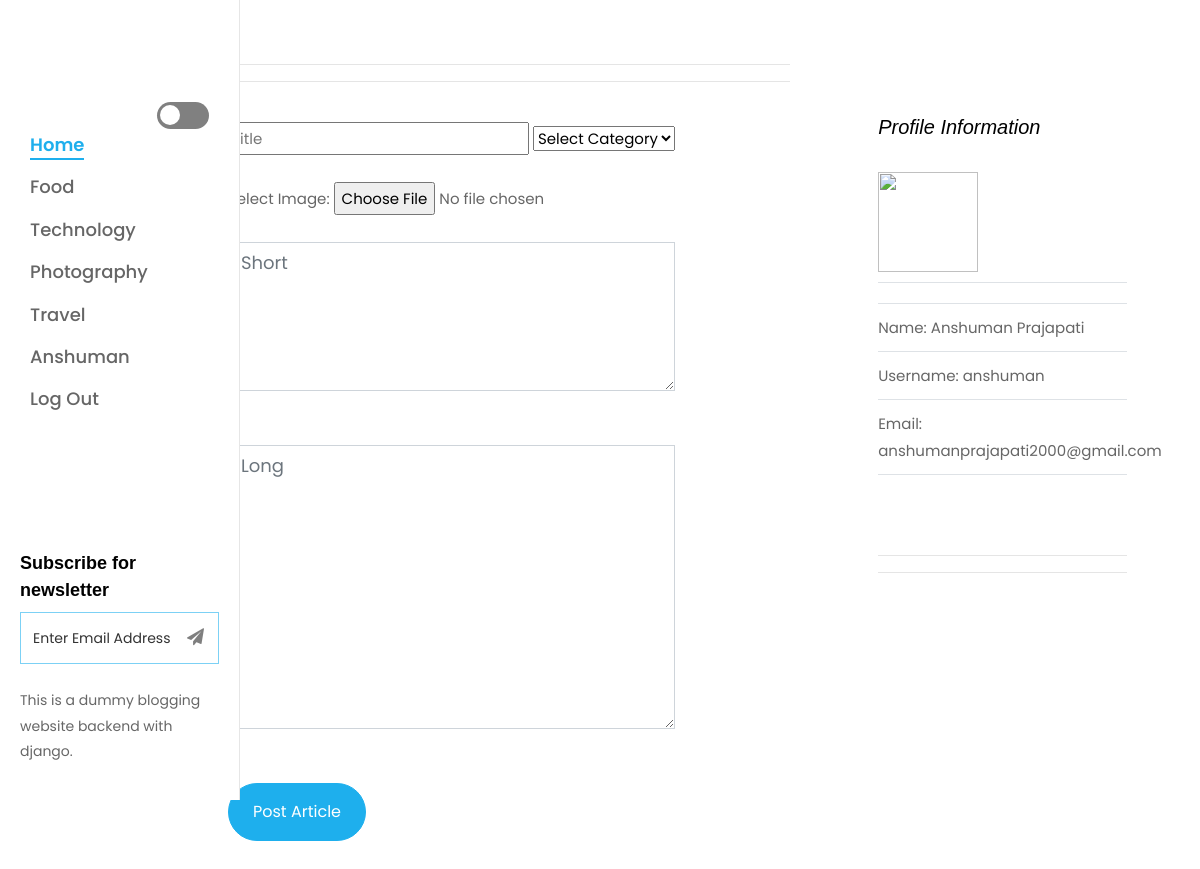
The app's page /addblog/ (signed in) with its own data.
### Blog/models.py (models this page shows)
class Categorie(models.Model):
    All_Cat = models.CharField(max_length=20, null=True)
    def __str__(self):
        return self.All_Cat

### Blog/views.py (the view, shortened to what this page needs)
# urls.py: path('addblog/', add_blog, name='addblog'),
def add_blog(request):
    data = UserDetail.objects.filter(usr=request.user).first()
    d = {"allcat": All_category(), "userdata":data}
    return render(request, 'newpost.html', d)

### Blog/views.py (called while the page is built)
def All_category():
    all_cat = Categorie.objects.all()
    return all_cat

### Blog/templates/newpost.html (shortened to what this page needs)
{% load static %}
<!DOCTYPE html>
<html lang="en">
  <head>
    <link rel="stylesheet" href="{% static 'css/open-iconic-bootstrap.min.css' %}">
    <link rel="stylesheet" href="{% static 'css/animate.css' %}">
    <link rel="stylesheet" href="{% static 'css/owl.carousel.min.css' %}">
    <link rel="stylesheet" href="{% static 'css/owl.theme.default.min.css' %}">
    <link rel="stylesheet" href="{% static 'css/magnific-popup.css' %}">
    <link rel="stylesheet" href="{% static 'css/aos.css' %}">
    <link rel="stylesheet" href="{% static 'css/ionicons.min.css' %}">
    <link rel="stylesheet" href="{% static 'css/bootstrap-datepicker.css' %}">
    <link rel="stylesheet" href="{% static 'css/jquery.timepicker.css' %}">
    <link rel="stylesheet" href="{% static 'css/flaticon.css' %}">
    <link rel="stylesheet" href="{% static 'css/icomoon.css' %}">
    <link rel="stylesheet" href="{% static 'css/style.css' %}">
  </head>
  <body>
  <div id="page">
		<aside id="aside" role="complementary" class="js-fullheight">
			<nav id="main-menu" role="navigation">
                <div class="toggle-container"><br>
                    <input type="checkbox" id="switch" name="theme" /><label for="switch">Toggle</label>
                </div>
				<ul>
					<li class="active"><a href="{% url 'Index' %}">Home</a></li>
					{% for i in allcat %}
					  <li><a href="{% url 'category' i.id %}">{{i}}</a></li>
					{% endfor %}
					{% if request.user.is_authenticated %}
					<li><a href="{% url 'profile' %}">{{ request.user.first_name }}</a></li>
					<li><a href="{% url 'logout' %}">Log Out</a></li>
					{% else %}
                    <li><a href="{% url 'login' %}">Sign In</a></li>
					 {% endif %}
				</ul>
			</nav>
			<div class="footer">
				<h1 id="logo" class="mb-4"><a href="index.html" style="background-image: url('https://image.freepik.com/free-vector/stylish-elegant-glassy-blue-abstract-background-design_48159-338.jpg');"><span>Ghumo</span></a></h1>
				<div class="mb-4">
					<h3>Subscribe for newsletter</h3>
					<form action="#" class="subscribe-form">
            <div class="form-group d-flex">
            	<div class="icon"><span class="icon-paper-plane"></span></div>
              <input type="text" class="form-control" placeholder="Enter Email Address">
            </div>
          </form>
				</div>
				<p class="pfooter">
	 This is a dummy blogging website backend with django.</p>
			</div>
		</aside>
		<div id="main">
			<section class="ftco-section ftco-no-pt ftco-no-pb">
	    	<div class="container">
	    		<div class="row d-flex">
	    			<div class="col-xl-8 py-5 px-md-5">
                        <hr><hr>
	    				<div class="row pt-md-4">
                            <div class="col-md-12">
                                <div class="blog-entry ftco-animate d-md-flex">
                                        <form class="post-form" action="#" method="post" enctype="multipart/form-data">
                                        <input type="text" name="title"  placeholder="Title"/>
                                        <select name="cat">
                                                <option value="">
                                                Select Category
                                                    {% for i in allcat %}
                                                </option>
                                                    {% endfor %}
                                        </select>
                                        <br><br>
                                      Select Image: <input name="img" type="file" placeholder="Cataegory"/><br><br>
                                      <textarea name="short" placeholder="Short" cols="12" rows="5" class="form-control"></textarea><br><br>
                                      <textarea name="long" placeholder="Long" cols="12" rows="10" class="form-control"></textarea><br><br>
                                      <button type="submit" class="btn btn-primary p-3 px-xl-4 py-xl-3">Post Article</button>
                                    </form>
                                </div>
                            </div>
			    		</div>
			    	</div>
	    			<div class="col-xl-4 sidebar ftco-animate bg-light pt-5">
	            <div class="sidebar-box pt-md-4">
	            </div>
	            <div class="sidebar-box ftco-animate">
							<h3 class="sidebar-heading">Profile Information</h3>
						  <ul class="categories">
							{% if data in userdata.image.url %}
							<li><img src="{{ userdata.image.url }}" style="height: 100px; width: 100px;"><li>
							  {% else %}
							  <li><img src="https://start-cons.com/wp-content/uploads/2019/03/person-dummy-e1553259379744.jpg" style="height: 100px; width: 100px;"><li>
							  {% endif %}
							<li><a href="#">Name: {{ request.user.first_name }} {{ request.user.last_name }}</a></li>
							<li><a href="#">Username: {{ request.user.username }} </a></li>
							   <li><a href="#">Email: {{ request.user.email }} </a></li><br><br><hr><hr>
						  </ul>
						</div>
	          </div>
	    		</div>
	    	</div>
	    </section>
		</div>
	</div>
  </body>
</html>

### Blog/static/css/icomoon.css (style rules this page uses)
[class^="icon-"], [class*=" icon-"] { font-family: 'icomoon' !important; speak: none; font-style: normal; font-weight: normal; font-variant: normal; text-transform: none; line-height: 1; -webkit-font-smoothing: antialiased; -moz-osx-font-smoothing: grayscale; }
.icon-paper-plane:before { content: "\f1d8"; }

### records on screen
Categorie: All_Cat "Food"
Categorie: All_Cat "Technology"
Categorie: All_Cat "Photography"
Categorie: All_Cat "Travel"

### other values on screen
{{ request.user.first_name }} "Anshuman"
{{ request.user.last_name }} "Prajapati"
{{ request.user.username }} "anshuman"
{{ request.user.email }} "anshumanprajapati2000@gmail.com"
